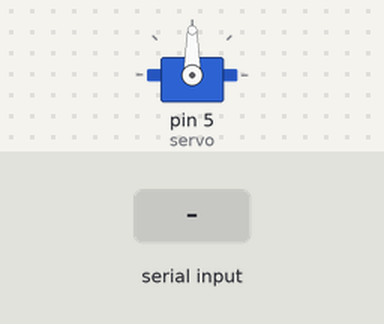
Bench run of a sketch on a simulated Arduino Uno, built with avr-gcc and run on an emulated ATmega328P. Parts: servo. The test bench sets the inputs (shaded band).

Above: at 1.2 s.
1.3 s: "30,150\n" received over the second serial link
At 1.9 s:
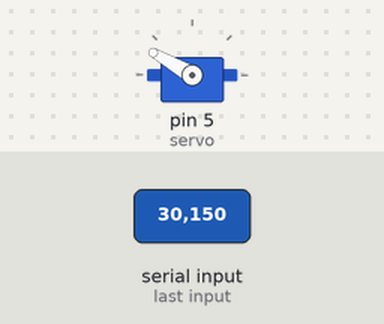
At 3.0 s:
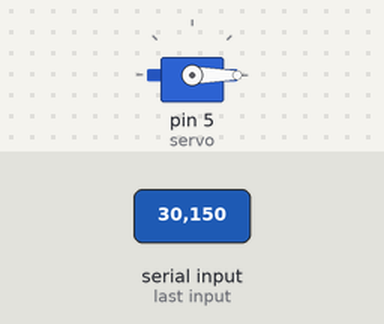
3.8 s: "90,45\n" received over the second serial link
At 4.6 s:
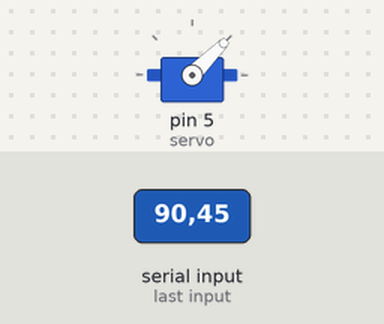
Timing chart, 0 to 6.8 s (numbered marks = the images above; inputs shaded):
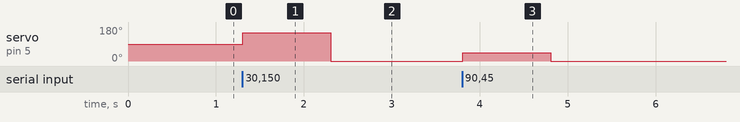

Measured:
- after the input at 1.3 s, servo on pin 5 (servo): 90° → 150° at once, → 0° 1.0 s later
- after the input at 3.8 s, servo on pin 5 (servo): 0° → 45° at once, → 0° 1.0 s later

The sketch:

Projeto_188_Servo_por_Bluetooth_HC_05.ino
```cpp
// Projeto 188 - Servo por Bluetooth HC-05
// Arduino Uno | Arduino Neon Lab

#include <SoftwareSerial.h>
#include <Servo.h>
SoftwareSerial bt(10,11);Servo servo;
void setup(){bt.begin(9600);servo.attach(5);servo.write(90);}
void loop(){
 if(bt.available()){
  int ang=bt.parseInt();
  if(ang>=0&&ang<=180){servo.write(ang);bt.println("OK");}
 }
}
```
